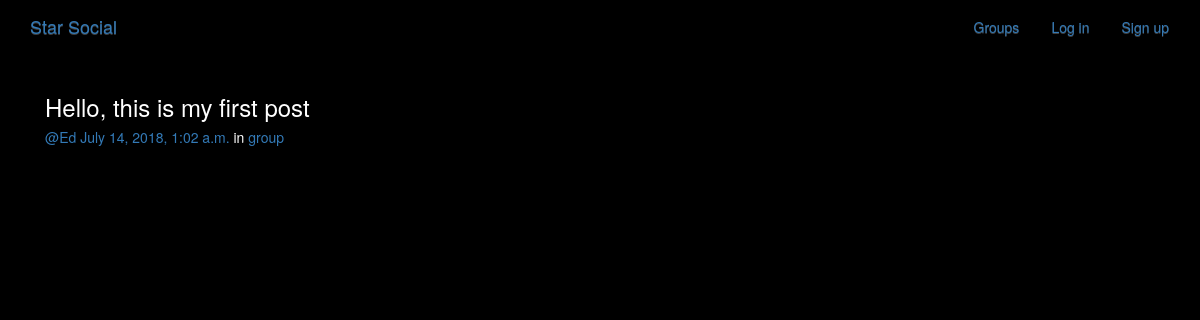
/posts/, run on the app's committed database.
### posts/models.py (models this page shows, shortened)
class Post(models.Model):
    user = models.ForeignKey(User, related_name='posts', on_delete=models.DO_NOTHING)
    created_at = models.DateTimeField(auto_now=True)
    message = models.TextField()
    message_html = models.TextField(editable=False)
    group = models.ForeignKey(Group, related_name='posts', null=True, blank=True, on_delete=models.DO_NOTHING)
    class Meta:
        ordering = ['-created_at']
        unique_together = ['user', 'message']

### groups/models.py (models this page shows, shortened)
class Group(models.Model):
    name = models.CharField(max_length=255, unique=True)
    slug = models.SlugField(allow_unicode=True, unique=True)
    description = models.TextField(blank=True, default='')
    description_html = models.TextField(editable=False, default='', blank=True)
    members = models.ManyToManyField(User,through="GroupMember")
    class Meta:
        ordering = ["name"]

### posts/views.py (the view)
class PostList(SelectRelatedMixin, generic.ListView):
    model = models.Post
    select_related = ('user', 'group')

### posts/templates/posts/post_list.html (shortened to what this page needs)
{% extends "posts/post_base.html" %}
{% load humanize %}
{% block post_content %}
<div class="col-md-8">
	{% for post in post_list %}
  {% include "posts/_post.html" %}
	{% endfor %}
</div>
{% endblock %}

### posts/templates/posts/_post.html (shortened to what this page needs)
<div class="post media">
	<h3>{{ post.message_html|safe }}</h3>
	<div class="media-body">
		<h5 class="media-heading">
			<span class="username"><a href="{% url 'posts:for_user' username=post.user.username %}">@{{ post.user.username }}</a></span>
			<time class="time"><a href="{% url 'posts:single' username=post.user.username pk=post.pk %}">{{ post.created_at }}</a></time>
			{% if post.group %}
			<span class="group-name">in <a href="#">{{ post.group.name }}</a></span>
			{% endif %}
		</h5>
	</div>
</div>

### static/simplesocial/css/master.css (style rules this page uses)
body { margin: 0; overflow: hidden; background-color: black; color:white; }

### data on the page
Post: message_html "Hello, this is my first post", user.username "Ed", created_at "July 14, 2018, 1:02 a.m.", group.name "group"
